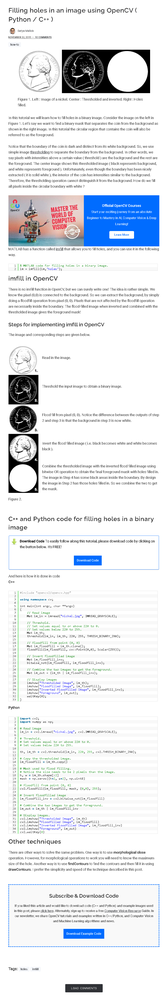
#> input picture OpenCV技巧_二值圖孔洞填充方法與實現(附源碼)/screencapture-learnopencv-filling-holes-in-an-image-using-opencv-python-c-2021-08-23-16_19_51.png, 165 x 1000 px, shrunk from 842 x 5090 before the run
$ python saliencyMap.py '../../../../../../OpenCV技巧_二值圖孔洞填充方法與實現(附源碼)/screencapture-learnopencv-filling-holes-in-an-image-using-opencv-python-c-2021-08-23-16_19_51.png'   (Python 2 division)   (older library calls are emulated)
#> lines starting #> are read from the running program, lines starting #| are printed output that depends on the picture
# -*- coding: utf-8 -*-
import sys
import numpy as np
import cv2
#快速傅里叶变换
def fft2Image(src):
    #得到行、列
    r,c = src.shape[:2]
    #得到快速傅里叶变换最优
    rPadded = cv2.getOptimalDFTSize(r)
    cPadded = cv2.getOptimalDFTSize(c)
    #边缘扩充，下边缘和右边缘扩充值为零
    fft2 = np.zeros((rPadded,cPadded,2),np.float32)
    fft2[:r,:c,0]=src
    #快速傅里叶变换
    cv2.dft(fft2,fft2,cv2.DFT_COMPLEX_OUTPUT)
    return fft2
 #傅里叶幅度谱
def amplitudeSpectrum(fft2):
    #求幅度
    real,Imag = cv2.split(fft2)
    amplitude = cv2.magnitude(real,Imag)
    #amplitude = cv2.magnitude(fft2[:,:,0],fft2[:,:,1])
    return amplitude
#幅度谱的灰度级显示
def graySpectrum(amplitude):
    #对比度拉伸
    #cv2.log(amplitude+1.0,amplitude)
    amplitude = np.log(amplitude+1.0)
    #归一化,傅里叶谱的灰度级显示
    spectrum = np.zeros(amplitude.shape,np.float32)
    cv2.normalize(amplitude,spectrum,0,1,cv2.NORM_MINMAX)
    return spectrum
#相位谱
def phaseSpectrum(fft2):
    #得到行数、列数
    rows,cols = fft2.shape[:2]
    #计算相位角
    phase = np.arctan2(fft2[:,:,1],fft2[:,:,0])
    #显示该相位谱时，首先需要将相位角转换为 [ -180 , 180]
    #spectrum = phase/math.pi*180
    return phase
#主函数
if __name__ =="__main__":
    if len(sys.argv) > 1:
        image = cv2.imread(sys.argv[1],cv2.IMREAD_GRAYSCALE)
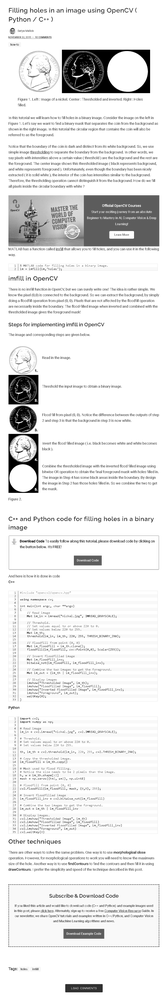
#> image: shape (1000, 165); min 0, max 255, mean 232.6
    else:
        print "Usge:python saliencyMap.py imageFile"
    #第一步：计算图像的快速傅里叶变换
    fft2 = fft2Image(image)
    #第二步：计算傅里叶幅度谱的灰度级
    #求幅度谱
    amplitude = amplitudeSpectrum(fft2)
    #幅度谱的灰度级
    logAmplitude = graySpectrum(amplitude)
#> in graySpectrum, `amplitude = np.log(amplitude+1.0)`:
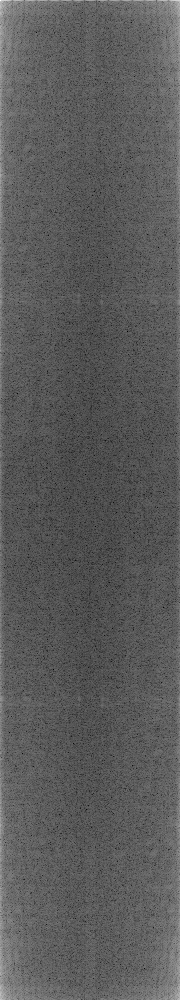
#> amplitude: shape (1000, 180) float32; min 3.24, max 17.46, mean 8.34; drawn with min black and max white
    #第三步：计算相位
    phase = phaseSpectrum(fft2)
#> in phaseSpectrum, `phase = np.arctan2(fft2[:,:,1],fft2[:,:,0])`:
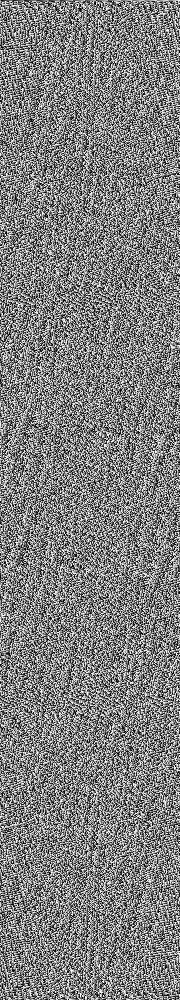
#> phase: shape (1000, 180) float32; min -3.14, max 3.14, mean 3.49e-05; drawn with min black and max white
    #余弦谱（用于计算实部）
    cosSpectrum = np.cos(phase)
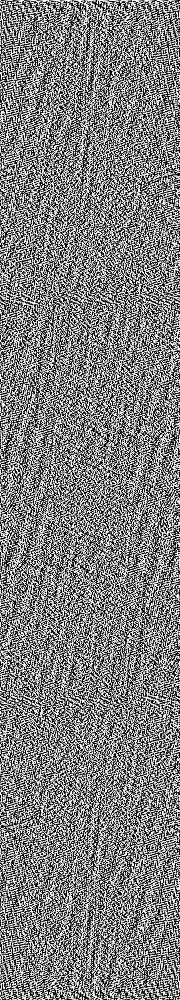
#> cosSpectrum: shape (1000, 180) float32; min -1, max 1, mean 0.000555; drawn with min black and max white
    #正弦谱（用于计算虚部）
    sinSectrum = np.sin(phase)
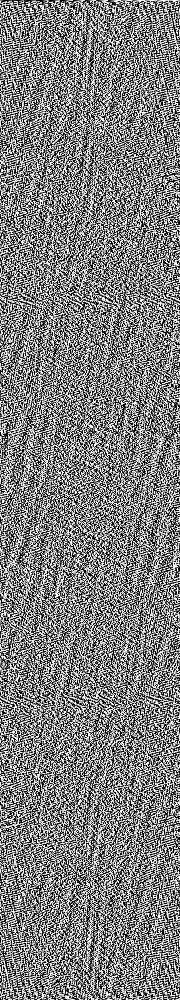
#> sinSectrum: shape (1000, 180) float32; min -1, max 1, mean -2.54e-10; drawn with min black and max white
    #第四步：计算残差（Spectral Residual）
    #对幅度谱的灰度级进行均值平滑
    meanLogAmplitude = cv2.boxFilter(logAmplitude,cv2.CV_32FC1,(3,3))
    #残差
    spectralResidual = logAmplitude - meanLogAmplitude
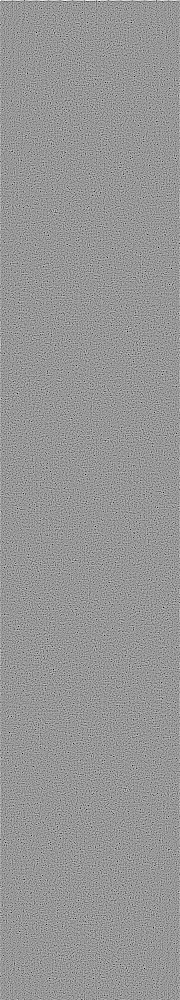
#> spectralResidual: shape (1000, 180) float32; min -0.306, max 0.213, mean 0.000197; drawn with min black and max white
    #第五步：计算傅里叶逆变换,显著性
    #残差的指数
    expSR = np.exp(spectralResidual)
    #分别计算实部和虚部
    real = expSR*cosSpectrum
    imaginary = expSR*sinSectrum
    #合并实部和虚部
    com = np.zeros((real.shape[0],real.shape[1],2),np.float32)
    com[:,:,0]=real
    com[:,:,1]=imaginary
    #逆变换
    ifft2=np.zeros(com.shape,np.float32)
    cv2.dft(com,ifft2,cv2.DFT_COMPLEX_OUTPUT+cv2.DFT_INVERSE)
    #显著性
    saliencymap = np.power(ifft2[:,:,0],2)+np.power(ifft2[:,:,1],2)
    #对显著性进行高斯平滑
    saliencymap = cv2.GaussianBlur(saliencymap,(11,11),2.5)
    #显示检测到的显著性
    #cv2.normalize(saliencymap,saliencymap,0,1,cv2.NORM_MINMAX)
    saliencymap  = saliencymap/np.max(saliencymap)
    #提高对比度，进行伽马变换
    saliencymap = np.power(saliencymap,0.5)
    saliencymap = np.round(saliencymap*255)
    saliencymap = saliencymap.astype(np.uint8)
    cv2.imshow("saliencymap",saliencymap)
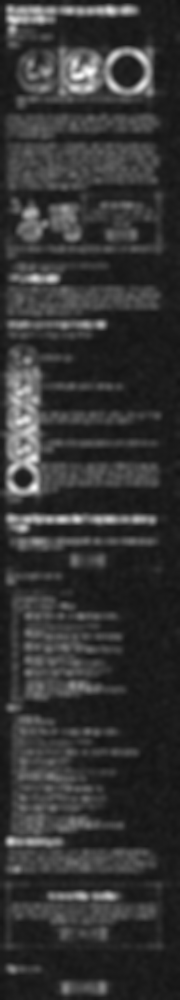
#> window 'saliencymap': shape (1000, 180); min 19, max 255, mean 52.3
    cv2.imwrite("saliencymap.jpg",saliencymap)
    cv2.waitKey(0)
    cv2.destroyAllWindows()
